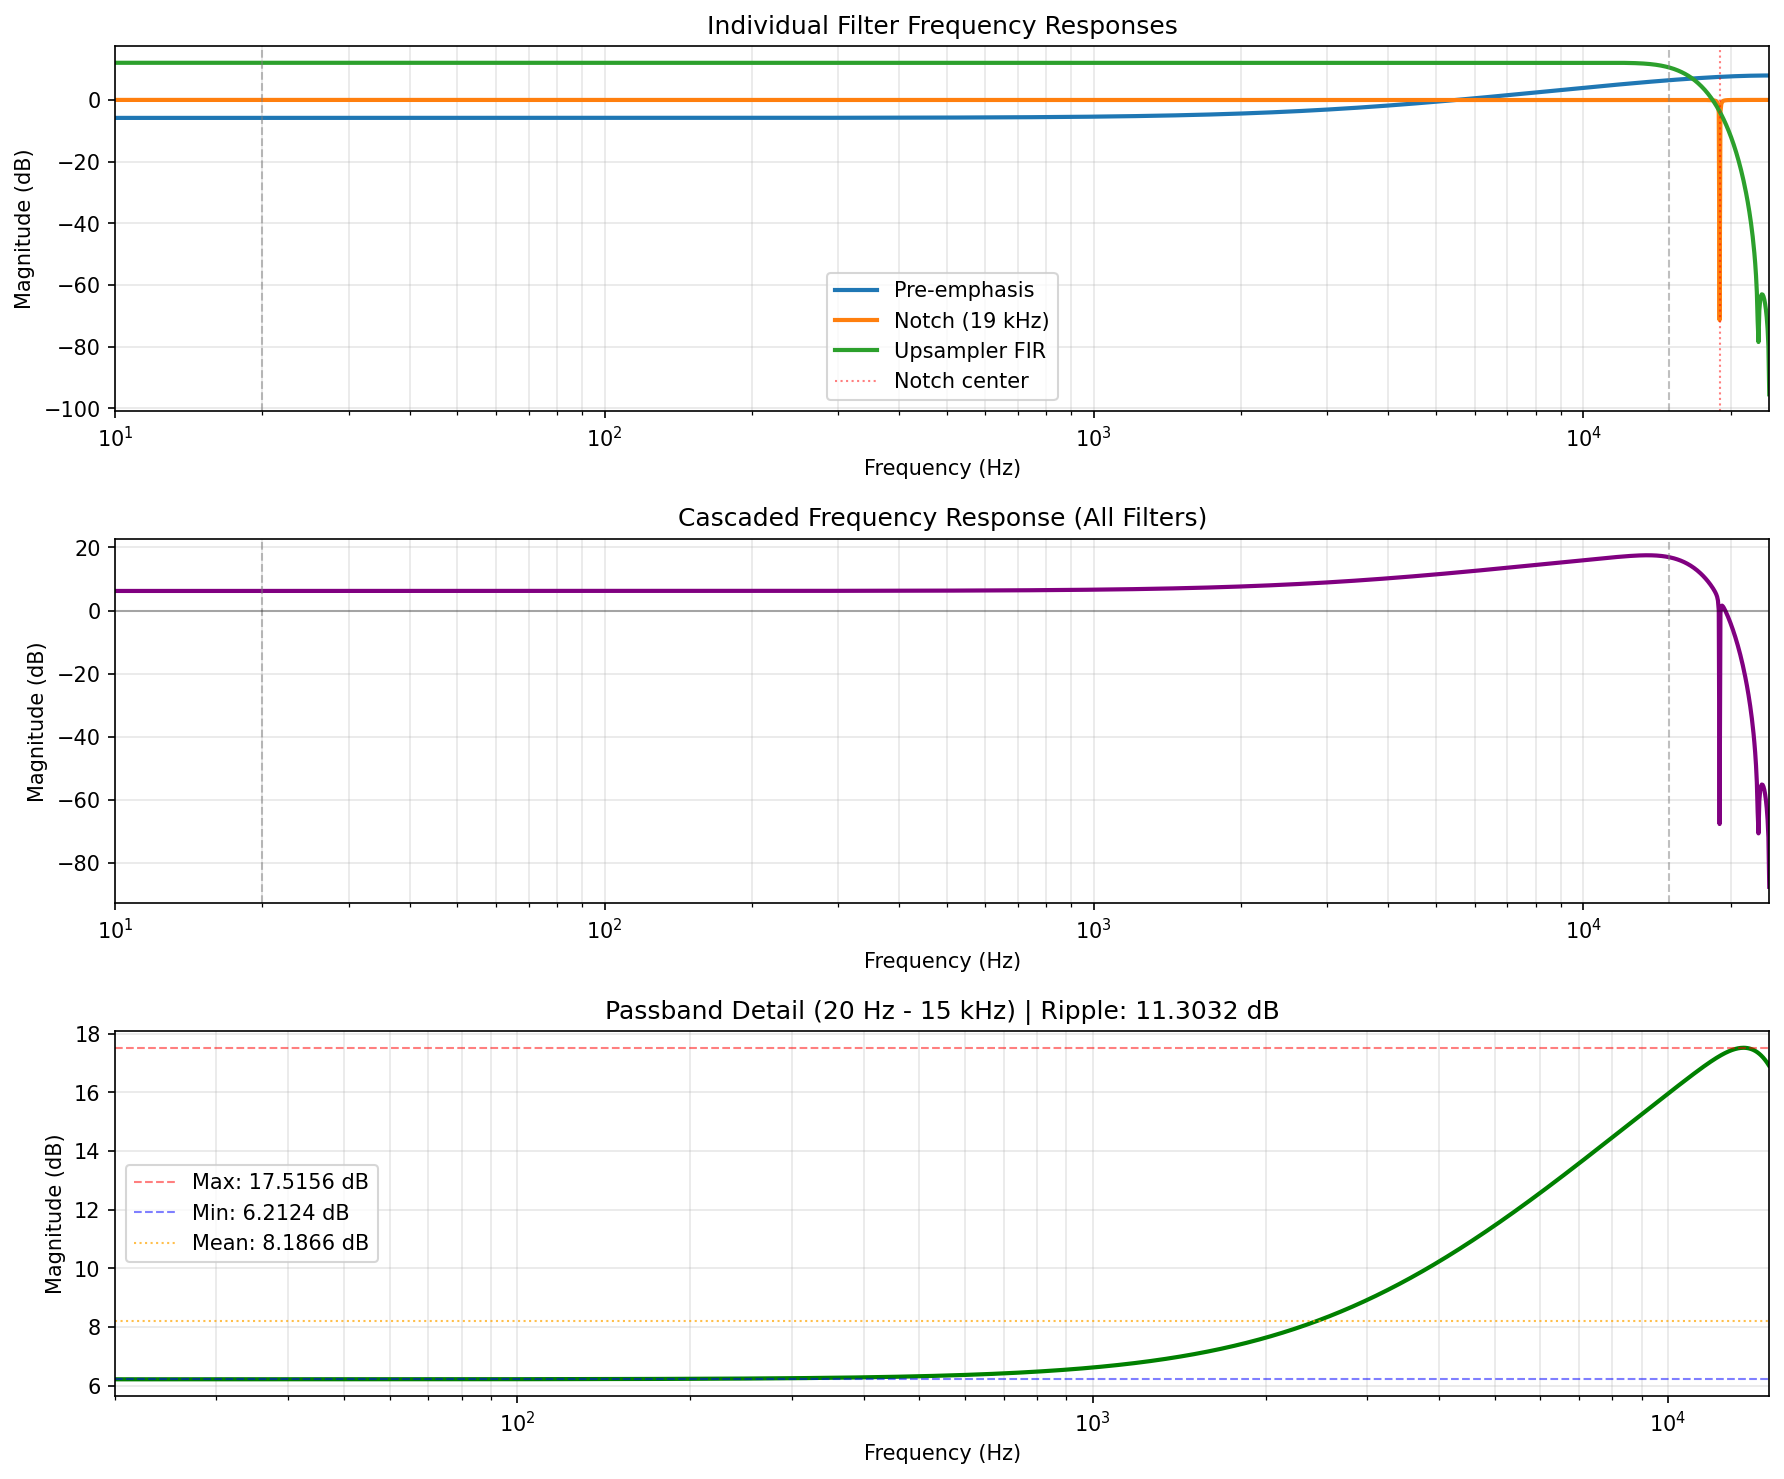

Reproduce this figure in Python.
#!/usr/bin/env python3
"""
Frequency Response Analysis of DSP Filter Chain
================================================
Analyzes three cascaded filter stages:
1. Pre-emphasis filter (first-order FIR high-pass)
2. 19 kHz notch filter (biquad IIR, Q=25)
3. Polyphase FIR upsampler (4x, 96-tap Kaiser window)

Target: Audio band flatness (20 Hz - 15 kHz) at 48 kHz sample rate
"""

import numpy as np
from scipy import signal
import matplotlib.pyplot as plt

# ============================================================================
# FILTER DEFINITIONS
# ============================================================================

class PreEmphasisFilter:
    """Pre-emphasis filter: H(z) = 3.0 * (1 - 0.6592*z^-1)"""

    def __init__(self):
        self.gain = 3.0
        self.alpha = 0.6592
        # FIR coefficients: b = [3.0, -1.9776], a = [1]
        self.b = np.array([self.gain, -self.gain * self.alpha])
        self.a = np.array([1.0])

    def frequency_response(self, frequencies, fs):
        """Compute frequency response at given frequencies"""
        # Normalized frequencies (0 to pi)
        omega = 2 * np.pi * frequencies / fs

        # H(e^jω) = 3.0 * (1 - 0.6592*e^-jω)
        H = self.gain * (1 - self.alpha * np.exp(-1j * omega))

        return H

    def magnitude_db(self, frequencies, fs):
        """Magnitude response in dB"""
        H = self.frequency_response(frequencies, fs)
        return 20 * np.log10(np.abs(H))

    def magnitude_linear(self, frequencies, fs):
        """Magnitude response (linear)"""
        H = self.frequency_response(frequencies, fs)
        return np.abs(H)


class NotchFilter:
    """19 kHz notch filter with Q=25 (biquad IIR)"""

    def __init__(self, f_notch=19000, Q=25, fs=48000):
        self.f_notch = f_notch
        self.Q = Q
        self.fs = fs

        # Design notch filter using scipy
        # Notch filter: H(z) has zeros on unit circle at notch frequency
        # and poles inside unit circle for finite bandwidth
        w0 = 2 * np.pi * f_notch / fs  # Digital frequency (rad/sample)

        # Bandwidth in octaves (approximate)
        # Q = f_center / bandwidth_hz
        # For notch filter: BW = f0/Q
        bandwidth_hz = f_notch / Q

        # Design using scipy's iirnotch
        self.b, self.a = signal.iirnotch(f_notch, Q, fs)

    def frequency_response(self, frequencies, fs):
        """Compute frequency response using scipy"""
        w, H = signal.freqz(self.b, self.a, worN=frequencies, fs=fs)
        return H

    def magnitude_db(self, frequencies, fs):
        """Magnitude response in dB"""
        H = self.frequency_response(frequencies, fs)
        return 20 * np.log10(np.abs(H))

    def magnitude_linear(self, frequencies, fs):
        """Magnitude response (linear)"""
        H = self.frequency_response(frequencies, fs)
        return np.abs(H)


class PolyphaseFIRUpsampler:
    """4x upsampling with 96-tap Kaiser window FIR (15 kHz LPF)"""

    def __init__(self, upsample_factor=4, num_taps=96, cutoff_hz=15000, fs_in=48000):
        self.L = upsample_factor
        self.num_taps = num_taps
        self.cutoff_hz = cutoff_hz
        self.fs_in = fs_in
        self.fs_out = fs_in * self.L

        # Design FIR filter for polyphase upsampler
        # The filter operates at the OUTPUT rate (192 kHz)
        # But the cutoff is designed to pass input signal up to 15 kHz

        # Normalized cutoff (relative to OUTPUT sample rate)
        # cutoff_hz / (fs_out / 2) = 15000 / 96000 = 0.15625
        cutoff_normalized = cutoff_hz / (self.fs_out / 2)

        # Kaiser window design
        # Ripple specifications: passband ripple < 0.01 dB, stopband > 80 dB
        # For these specs, Kaiser beta ≈ 8-10
        beta = 8.5

        # Design FIR filter with Kaiser window
        # NOTE: The gain factor L is applied to compensate for upsampling
        # This maintains unity gain through the upsampling process
        self.h = self.L * signal.firwin(
            num_taps,
            cutoff_normalized,
            window=('kaiser', beta),
            scale=True  # Scale to unity gain at DC
        )

        self.b = self.h
        self.a = np.array([1.0])

    def frequency_response(self, frequencies, fs):
        """
        Compute frequency response at input sample rate

        The polyphase filter operates at fs_out (192 kHz), but we want to
        know its response to signals at the input rate (48 kHz).

        For an upsampler, the effective frequency response at the input
        is obtained by evaluating H(e^jω) where ω is normalized to fs_out.
        """
        # Evaluate filter response at output sample rate
        # but for frequencies that correspond to the input spectrum
        w, H = signal.freqz(self.b, self.a, worN=frequencies, fs=self.fs_out)
        return H

    def magnitude_db(self, frequencies, fs):
        """Magnitude response in dB"""
        H = self.frequency_response(frequencies, fs)
        return 20 * np.log10(np.abs(H))

    def magnitude_linear(self, frequencies, fs):
        """Magnitude response (linear)"""
        H = self.frequency_response(frequencies, fs)
        return np.abs(H)


# ============================================================================
# ANALYSIS FUNCTIONS
# ============================================================================

def analyze_cascade(frequencies, fs=48000):
    """
    Analyze cascaded frequency response of all three filters
    """
    # Create filter instances
    preemph = PreEmphasisFilter()
    notch = NotchFilter(f_notch=19000, Q=25, fs=fs)
    upsampler = PolyphaseFIRUpsampler(upsample_factor=4, num_taps=96,
                                       cutoff_hz=15000, fs_in=fs)

    # Compute individual responses
    H1 = preemph.frequency_response(frequencies, fs)
    H2 = notch.frequency_response(frequencies, fs)
    H3 = upsampler.frequency_response(frequencies, fs)

    # Cascade: H_total = H1 * H2 * H3
    H_total = H1 * H2 * H3

    # Magnitude and phase
    mag_linear = np.abs(H_total)
    mag_db = 20 * np.log10(mag_linear)
    phase_rad = np.angle(H_total)
    phase_deg = np.degrees(phase_rad)

    return {
        'H1': H1, 'H2': H2, 'H3': H3,
        'H_total': H_total,
        'mag_linear': mag_linear,
        'mag_db': mag_db,
        'phase_rad': phase_rad,
        'phase_deg': phase_deg,
        'preemph': preemph,
        'notch': notch,
        'upsampler': upsampler
    }


def compute_passband_ripple(mag_db, frequencies, passband_limits=(20, 15000)):
    """
    Compute passband ripple (peak-to-peak variation in dB)
    """
    # Find indices within passband
    f_min, f_max = passband_limits
    idx = (frequencies >= f_min) & (frequencies <= f_max)

    passband_mag_db = mag_db[idx]
    passband_freqs = frequencies[idx]

    # Ripple = max - min
    mag_max = np.max(passband_mag_db)
    mag_min = np.min(passband_mag_db)
    ripple_db = mag_max - mag_min

    # Mean and std
    mag_mean = np.mean(passband_mag_db)
    mag_std = np.std(passband_mag_db)

    return {
        'ripple_db': ripple_db,
        'mag_max_db': mag_max,
        'mag_min_db': mag_min,
        'mag_mean_db': mag_mean,
        'mag_std_db': mag_std,
        'passband_freqs': passband_freqs,
        'passband_mag_db': passband_mag_db
    }


# ============================================================================
# MAIN ANALYSIS
# ============================================================================

def main():
    fs = 48000  # Sample rate

    # Test frequencies
    test_freqs = np.array([20, 100, 1000, 5000, 10000, 15000])

    # High-resolution frequency sweep for ripple analysis
    freq_sweep = np.logspace(np.log10(20), np.log10(15000), 1000)

    print("=" * 80)
    print("FREQUENCY RESPONSE ANALYSIS - DSP FILTER CHAIN")
    print("=" * 80)
    print(f"Sample Rate: {fs} Hz")
    print(f"Audio Band: 20 Hz - 15 kHz")
    print()

    # ========================================================================
    # INDIVIDUAL FILTER ANALYSIS
    # ========================================================================

    print("-" * 80)
    print("1. PRE-EMPHASIS FILTER: H(z) = 3.0 * (1 - 0.6592*z^-1)")
    print("-" * 80)
    preemph = PreEmphasisFilter()
    print(f"DC Gain (f=0): {preemph.magnitude_linear(np.array([0]), fs)[0]:.6f}")
    print(f"Nyquist Gain (f={fs/2}): {preemph.magnitude_linear(np.array([fs/2]), fs)[0]:.6f}")
    print()
    print("Frequency Response at Test Points:")
    print(f"{'Frequency':<12} {'Magnitude (linear)':<20} {'Magnitude (dB)':<15}")
    print("-" * 50)
    for f in test_freqs:
        mag_lin = preemph.magnitude_linear(np.array([f]), fs)[0]
        mag_db = preemph.magnitude_db(np.array([f]), fs)[0]
        print(f"{f:>8} Hz   {mag_lin:>18.6f}   {mag_db:>13.4f} dB")
    print()

    # Ripple analysis
    mag_sweep = preemph.magnitude_db(freq_sweep, fs)
    ripple1 = compute_passband_ripple(mag_sweep, freq_sweep)
    print(f"Passband Ripple (20 Hz - 15 kHz): {ripple1['ripple_db']:.4f} dB")
    print(f"  Max: {ripple1['mag_max_db']:.4f} dB at {freq_sweep[np.argmax(mag_sweep)]:.1f} Hz")
    print(f"  Min: {ripple1['mag_min_db']:.4f} dB at {freq_sweep[np.argmin(mag_sweep)]:.1f} Hz")
    print()

    # ========================================================================
    print("-" * 80)
    print("2. NOTCH FILTER: 19 kHz center, Q = 25")
    print("-" * 80)
    notch = NotchFilter(f_notch=19000, Q=25, fs=fs)
    print(f"Notch Frequency: 19000 Hz")
    print(f"Q Factor: 25")
    print(f"Bandwidth: {19000/25:.1f} Hz")
    print(f"Attenuation at 19 kHz: {notch.magnitude_db(np.array([19000]), fs)[0]:.2f} dB")
    print()
    print("Frequency Response at Test Points:")
    print(f"{'Frequency':<12} {'Magnitude (linear)':<20} {'Magnitude (dB)':<15}")
    print("-" * 50)
    for f in test_freqs:
        mag_lin = notch.magnitude_linear(np.array([f]), fs)[0]
        mag_db = notch.magnitude_db(np.array([f]), fs)[0]
        print(f"{f:>8} Hz   {mag_lin:>18.6f}   {mag_db:>13.4f} dB")
    print()

    mag_sweep = notch.magnitude_db(freq_sweep, fs)
    ripple2 = compute_passband_ripple(mag_sweep, freq_sweep)
    print(f"Passband Ripple (20 Hz - 15 kHz): {ripple2['ripple_db']:.4f} dB")
    print(f"  Max: {ripple2['mag_max_db']:.4f} dB")
    print(f"  Min: {ripple2['mag_min_db']:.4f} dB")
    print()

    # ========================================================================
    print("-" * 80)
    print("3. POLYPHASE FIR UPSAMPLER: 4x, 96-tap Kaiser, 15 kHz LPF")
    print("-" * 80)
    upsampler = PolyphaseFIRUpsampler(upsample_factor=4, num_taps=96,
                                       cutoff_hz=15000, fs_in=fs)
    print(f"Upsampling Factor: {upsampler.L}x")
    print(f"Input Sample Rate: {upsampler.fs_in} Hz")
    print(f"Output Sample Rate: {upsampler.fs_out} Hz")
    print(f"Number of Taps: {upsampler.num_taps}")
    print(f"Cutoff Frequency: {upsampler.cutoff_hz} Hz")
    print()
    print("Frequency Response at Test Points:")
    print(f"{'Frequency':<12} {'Magnitude (linear)':<20} {'Magnitude (dB)':<15}")
    print("-" * 50)
    for f in test_freqs:
        mag_lin = upsampler.magnitude_linear(np.array([f]), fs)[0]
        mag_db = upsampler.magnitude_db(np.array([f]), fs)[0]
        print(f"{f:>8} Hz   {mag_lin:>18.6f}   {mag_db:>13.4f} dB")
    print()

    mag_sweep = upsampler.magnitude_db(freq_sweep, fs)
    ripple3 = compute_passband_ripple(mag_sweep, freq_sweep)
    print(f"Passband Ripple (20 Hz - 15 kHz): {ripple3['ripple_db']:.4f} dB")
    print(f"  Max: {ripple3['mag_max_db']:.4f} dB")
    print(f"  Min: {ripple3['mag_min_db']:.4f} dB")
    print()

    # ========================================================================
    # CASCADED RESPONSE
    # ========================================================================

    print("=" * 80)
    print("CASCADED FREQUENCY RESPONSE (All Three Filters)")
    print("=" * 80)
    print()

    result = analyze_cascade(test_freqs, fs)

    print("Frequency Response at Test Points:")
    print(f"{'Frequency':<12} {'H1 (dB)':<12} {'H2 (dB)':<12} {'H3 (dB)':<12} {'Total (dB)':<12} {'Total (linear)':<15}")
    print("-" * 80)
    for i, f in enumerate(test_freqs):
        h1_db = 20 * np.log10(np.abs(result['H1'][i]))
        h2_db = 20 * np.log10(np.abs(result['H2'][i]))
        h3_db = 20 * np.log10(np.abs(result['H3'][i]))
        total_db = result['mag_db'][i]
        total_lin = result['mag_linear'][i]
        print(f"{f:>8} Hz   {h1_db:>10.4f}   {h2_db:>10.4f}   {h3_db:>10.4f}   {total_db:>10.4f}   {total_lin:>13.6f}")
    print()

    # High-resolution cascade analysis
    result_sweep = analyze_cascade(freq_sweep, fs)
    ripple_total = compute_passband_ripple(result_sweep['mag_db'], freq_sweep)

    print(f"PASSBAND RIPPLE ANALYSIS (20 Hz - 15 kHz):")
    print(f"  Peak-to-Peak Ripple: {ripple_total['ripple_db']:.4f} dB")
    print(f"  Maximum Gain: {ripple_total['mag_max_db']:.4f} dB at {freq_sweep[np.argmax(result_sweep['mag_db'])]:.1f} Hz")
    print(f"  Minimum Gain: {ripple_total['mag_min_db']:.4f} dB at {freq_sweep[np.argmin(result_sweep['mag_db'])]:.1f} Hz")
    print(f"  Mean Gain: {ripple_total['mag_mean_db']:.4f} dB")
    print(f"  Standard Deviation: {ripple_total['mag_std_db']:.4f} dB")
    print()

    # ========================================================================
    # FLATNESS ASSESSMENT
    # ========================================================================

    print("=" * 80)
    print("FLATNESS QUALITY ASSESSMENT")
    print("=" * 80)
    print()

    ripple_db = ripple_total['ripple_db']

    print("Industry Standards for Audio Flatness:")
    print("  Excellent: < 0.1 dB ripple")
    print("  Very Good: 0.1 - 0.5 dB ripple")
    print("  Good:      0.5 - 1.0 dB ripple")
    print("  Fair:      1.0 - 2.0 dB ripple")
    print("  Poor:      > 2.0 dB ripple")
    print()

    if ripple_db < 0.1:
        quality = "EXCELLENT"
    elif ripple_db < 0.5:
        quality = "VERY GOOD"
    elif ripple_db < 1.0:
        quality = "GOOD"
    elif ripple_db < 2.0:
        quality = "FAIR"
    else:
        quality = "POOR"

    print(f"Measured Ripple: {ripple_db:.4f} dB")
    print(f"Quality Rating: {quality}")
    print()

    # Analysis of dominant contributor
    print("DOMINANT FLATNESS CONTRIBUTORS:")
    print(f"  Pre-emphasis: {ripple1['ripple_db']:.4f} dB (high-pass characteristic)")
    print(f"  Notch filter: {ripple2['ripple_db']:.4f} dB (out-of-band, minimal impact)")
    print(f"  Upsampler FIR: {ripple3['ripple_db']:.4f} dB (flat to 15 kHz)")
    print()

    # Identify limiting stage
    ripples = [
        (ripple1['ripple_db'], "Pre-emphasis filter"),
        (ripple2['ripple_db'], "Notch filter"),
        (ripple3['ripple_db'], "Upsampler FIR")
    ]
    ripples.sort(reverse=True)

    print(f"PRIMARY LIMITER: {ripples[0][1]} ({ripples[0][0]:.4f} dB ripple)")
    print()

    # ========================================================================
    # GENERATE PLOTS
    # ========================================================================

    print("Generating frequency response plots...")

    # Extended frequency range for visualization
    freq_plot = np.logspace(1, np.log10(24000), 2000)
    result_plot = analyze_cascade(freq_plot, fs)

    fig, axes = plt.subplots(3, 1, figsize=(12, 10))

    # Plot 1: Individual filter responses
    ax = axes[0]
    ax.semilogx(freq_plot, 20*np.log10(np.abs(result_plot['H1'])),
                label='Pre-emphasis', linewidth=2)
    ax.semilogx(freq_plot, 20*np.log10(np.abs(result_plot['H2'])),
                label='Notch (19 kHz)', linewidth=2)
    ax.semilogx(freq_plot, 20*np.log10(np.abs(result_plot['H3'])),
                label='Upsampler FIR', linewidth=2)
    ax.axvline(20, color='gray', linestyle='--', alpha=0.5, linewidth=1)
    ax.axvline(15000, color='gray', linestyle='--', alpha=0.5, linewidth=1)
    ax.axvline(19000, color='red', linestyle=':', alpha=0.5, linewidth=1, label='Notch center')
    ax.grid(True, which='both', alpha=0.3)
    ax.set_xlabel('Frequency (Hz)')
    ax.set_ylabel('Magnitude (dB)')
    ax.set_title('Individual Filter Frequency Responses')
    ax.legend()
    ax.set_xlim([10, 24000])

    # Plot 2: Cascaded response (full range)
    ax = axes[1]
    ax.semilogx(freq_plot, result_plot['mag_db'], linewidth=2, color='purple')
    ax.axvline(20, color='gray', linestyle='--', alpha=0.5, linewidth=1)
    ax.axvline(15000, color='gray', linestyle='--', alpha=0.5, linewidth=1)
    ax.axhline(0, color='black', linestyle='-', alpha=0.3, linewidth=1)
    ax.grid(True, which='both', alpha=0.3)
    ax.set_xlabel('Frequency (Hz)')
    ax.set_ylabel('Magnitude (dB)')
    ax.set_title('Cascaded Frequency Response (All Filters)')
    ax.set_xlim([10, 24000])

    # Plot 3: Passband detail (20 Hz - 15 kHz)
    ax = axes[2]
    passband_idx = (freq_plot >= 20) & (freq_plot <= 15000)
    passband_f = freq_plot[passband_idx]
    passband_mag = result_plot['mag_db'][passband_idx]

    ax.semilogx(passband_f, passband_mag, linewidth=2, color='green')
    ax.axhline(ripple_total['mag_max_db'], color='red', linestyle='--',
               alpha=0.5, linewidth=1, label=f"Max: {ripple_total['mag_max_db']:.4f} dB")
    ax.axhline(ripple_total['mag_min_db'], color='blue', linestyle='--',
               alpha=0.5, linewidth=1, label=f"Min: {ripple_total['mag_min_db']:.4f} dB")
    ax.axhline(ripple_total['mag_mean_db'], color='orange', linestyle=':',
               alpha=0.7, linewidth=1, label=f"Mean: {ripple_total['mag_mean_db']:.4f} dB")
    ax.grid(True, which='both', alpha=0.3)
    ax.set_xlabel('Frequency (Hz)')
    ax.set_ylabel('Magnitude (dB)')
    ax.set_title(f'Passband Detail (20 Hz - 15 kHz) | Ripple: {ripple_total["ripple_db"]:.4f} dB')
    ax.legend()
    ax.set_xlim([20, 15000])

    plt.tight_layout()
    plt.savefig('/Users/marcello/Documents/Arduino/ESP32_RDS_STEREO_SW_ENCODER_GIT/frequency_response_analysis.png',
                dpi=150, bbox_inches='tight')
    print("Plots saved to: frequency_response_analysis.png")
    print()

    print("=" * 80)
    print("ANALYSIS COMPLETE")
    print("=" * 80)


if __name__ == "__main__":
    main()
